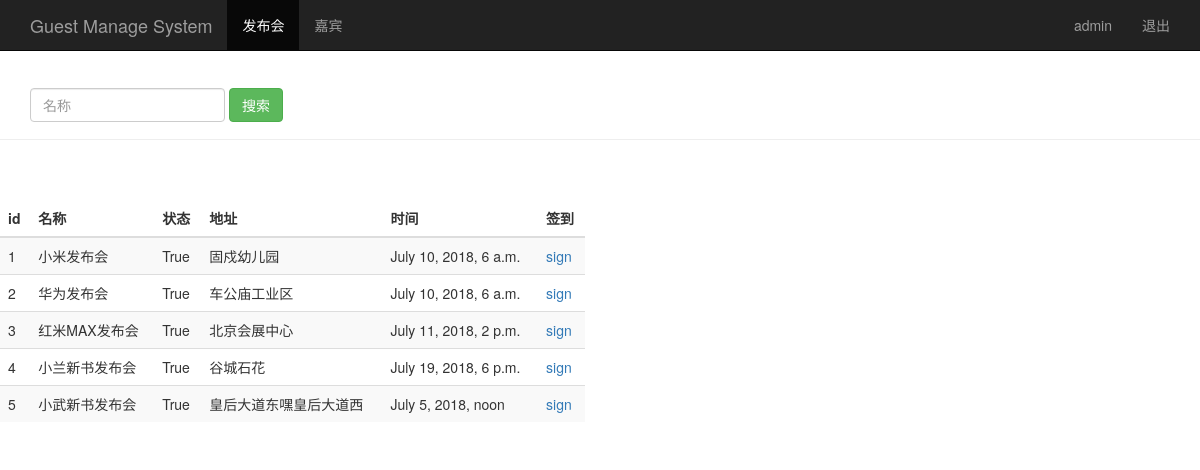
The page /event_manage/ (signed in) on the database its author committed.
### sign/models.py (models this page shows, shortened)
class Event(models.Model):
    name=models.CharField(max_length=100) #发布会标题
    limit=models.IntegerField()           #参加人数
    status=models.BooleanField()          #状态
    address=models.CharField(max_length=200) #地址
    start_time=models.DateTimeField('events time')  #发布会时间
    create_time=models.DateTimeField(auto_now=True)  #创建时间 自动获取当前时间

### sign/views.py (the view)
# urls.py: url(r'^event_manage/', views.event_manage),
@login_required
def event_manage(request):
    event_list=Event.objects.all()  #读取数据库数据
    username=request.session.get('user','') #读取浏览器session
    return render(request,"event_manage.html",{"user":username,"events":event_list})

### templates/event_manage.html (shortened to what this page needs)
<!DOCTYPE html>
<html lang="en">
<head>
    {% load bootstrap3 %}
    {% bootstrap_css %}
</head>
<body role="document">
<nav class="navbar navbar-inverse navbar-fixed-top">
    <div class="container">
        <div class="navbar-header">
            <a class="navbar-brand" href="/event_manage/">Guest Manage System</a>
        </div>
        <div id="navbar" class="collapse navbar-collapse">
            <ul class="nav navbar-nav">
                <li class="active"><a href="#">发布会</a></li>
                <li><a href="/guest_manage/">嘉宾</a></li>
            </ul>
            <ul class="nav navbar-nav navbar-right">
                <li><a href="#">{{ user }}</a></li>
                <li><a href="/logout/">退出</a></li>
            </ul>
        </div>
    </div>
</nav>
<div class="page-header" style="padding-top: 40px;">
 <div id="navbar" class="navbar-collapse collapse">
     <form class="navbar-form" method="get" action="/search_name/">
         <div class="form-group">
             <input class="form-control" name="name" type="text" placeholder="名称"/>
         </div>
         <button type="submit" class="btn btn-success">搜索</button>
     </form>
 </div>
</div>
<div class="row" style="padding-top: 40px;">
    <div class="col-md-6">
    <table class="table table-striped">
        <thead>
        <tr>
            <th>id</th>
            <th>名称</th>
            <th>状态</th>
            <th>地址</th>
            <th>时间</th>
            <th>签到</th>
        </tr>
        </thead>
        <tbody>
        {% for event in events %}
            <tr>
            <td>{{ event.id }}</td>
            <td>{{ event.name }}</td>
            <td>{{ event.status }}</td>
            <td>{{ event.address }}</td>
            <td>{{ event.start_time }}</td>
            <td>
                <a href="/sign_index/{{ event.id }}/" target="{{ event.id }}_blank" >sign</a>
            </td>
            </tr>
        {% endfor %}
        </tbody>
    </table>
    </div>
</div>
</body>
</html>

### rows shown on the page
Event: id "1", name "小米发布会", status "True", address "固戍幼儿园", start_time "July 10, 2018, 6 a.m."
Event: id "2", name "华为发布会", status "True", address "车公庙工业区", start_time "July 10, 2018, 6 a.m."
Event: id "3", name "红米MAX发布会", status "True", address "北京会展中心", start_time "July 11, 2018, 2 p.m."
Event: id "4", name "小兰新书发布会", status "True", address "谷城石花", start_time "July 19, 2018, 6 p.m."
Event: id "5", name "小武新书发布会", status "True", address "皇后大道东嘿皇后大道西", start_time "July 5, 2018, noon"

### other values the page prints
{{ user }} "admin"
